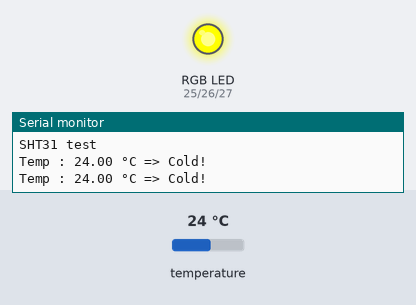
Recording of a sketch running on a simulated ESP32. On the bench: an RGB LED mixed from three pins (HIGH = lit), the last lines printed to the serial monitor. The inputs (shaded band) are chosen by the test bench; at power-on: temperature 24 °C.

Above: at 1.8 s.
1.9 s: temperature set to 27.4 °C
3.4 s: temperature set to 28.5 °C
At 5.1 s:
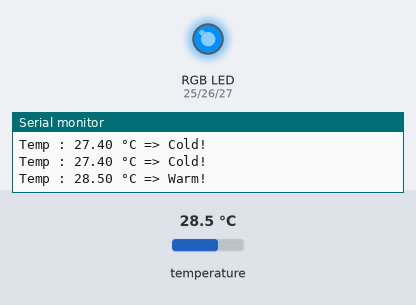
5.6 s: temperature set to 29.6 °C
At 6.9 s:
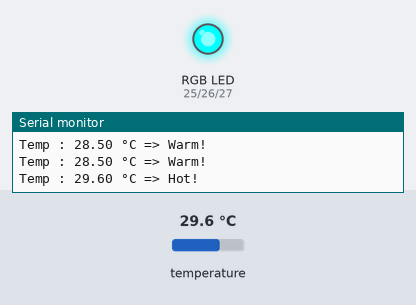
7.6 s: temperature set to 12 °C
At 8.7 s:
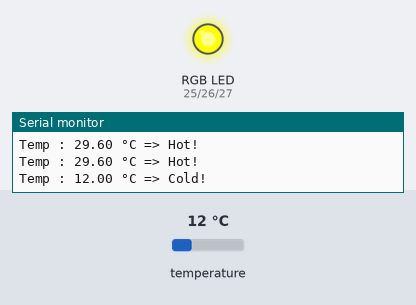
9.6 s: temperature set to 33 °C
At 10.5 s:
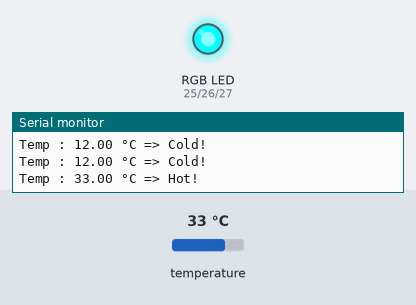
11.7 s: temperature set to 19 °C
At 13.6 s:
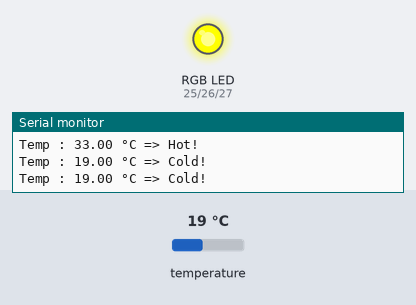
Timing chart, 0 to 14.7 s (numbered marks = the images above; inputs shaded):
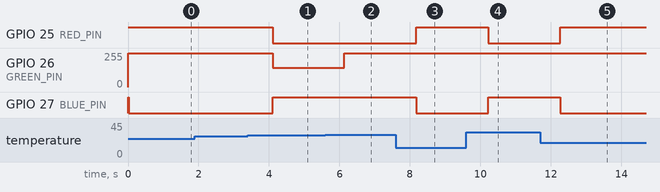

Measured:
- the behaviour switches between 28 and 28.1 °C on temperature (found by bisection; images 0 and 1)
- the behaviour switches between 29 and 29.1 °C on temperature (found by bisection; images 1 and 2)
- after the input at 3.4 s, GPIO 25 (RED_PIN): HIGH → LOW after 0.70 s; GPIO 26 (GREEN_PIN): 255/255 → 145/255 after 0.70 s; GPIO 27 (BLUE_PIN): LOW → HIGH after 0.70 s
- after the input at 5.6 s, GPIO 26 (GREEN_PIN): 145/255 → 255/255 after 0.54 s
- after the input at 7.6 s, GPIO 25 (RED_PIN): LOW → HIGH after 0.58 s; GPIO 27 (BLUE_PIN): HIGH → LOW after 0.58 s
- after the input at 9.6 s, GPIO 25 (RED_PIN): HIGH → LOW after 0.62 s; GPIO 27 (BLUE_PIN): LOW → HIGH after 0.62 s
- after the input at 11.7 s, GPIO 25 (RED_PIN): LOW → HIGH after 0.56 s; GPIO 27 (BLUE_PIN): HIGH → LOW after 0.56 s

The sketch:

LAB001-SHT31-LEDRGB.ino
```cpp
#include <Arduino.h>
#include <Wire.h>
#include "Adafruit_SHT31.h"

#define RED_PIN 25
#define GREEN_PIN 26
#define BLUE_PIN 27

#define LEDC_CHANNEL_0 0
#define LEDC_CHANNEL_1 1
#define LEDC_CHANNEL_2 2

#define LEDC_TIMER_BIT 8
#define LEDC_BASE_FREQ 5000

Adafruit_SHT31 sht31 = Adafruit_SHT31();

void setup() {
  //ledcSetup(channel, req, resolution_bits)
  ledcSetup(LEDC_CHANNEL_0, LEDC_BASE_FREQ, LEDC_TIMER_BIT);
  ledcSetup(LEDC_CHANNEL_1, LEDC_BASE_FREQ, LEDC_TIMER_BIT);
  ledcSetup(LEDC_CHANNEL_2, LEDC_BASE_FREQ, LEDC_TIMER_BIT);

  //ledcAttachPin(pin, channel)
  ledcAttachPin(RED_PIN, LEDC_CHANNEL_0);
  ledcAttachPin(GREEN_PIN, LEDC_CHANNEL_1);
  ledcAttachPin(BLUE_PIN, LEDC_CHANNEL_2);

  //ledcWrite(channel, duty)
  ledcWrite(LEDC_CHANNEL_0, 255);
  ledcWrite(LEDC_CHANNEL_1, 255);
  ledcWrite(LEDC_CHANNEL_2, 255);

  Serial.begin(115200);
  Serial.println("SHT31 test");

  if (! sht31.begin(0x44)) {    // Set to 0x45 for alternate i2c addr
    Serial.println("Couldn't find SHT31");
    while (1) delay(1);
  }
}

void loop() {
  float t = sht31.readTemperature();
  if (isnan(t)) {    // check if 'is not a number'
    Serial.println("Failed to read from SHT31 sensor!");
    return;
  }
  Serial.print("Temp : "); Serial.print(t); Serial.print(" °C ");

  if (t <= 28) {
    ctrLEDRGB(0, 0, 255);
    Serial.println("=> Cold!");
  }
  else if (t > 28 && t <= 29) {
    ctrLEDRGB(255, 109, 0);
    Serial.println("=> Warm!");
  }
  else if (t > 29) {
    ctrLEDRGB(255, 0, 0);
    Serial.println("=> Hot!");
  }
  delay(1000);
}

void ctrLEDRGB(int R, int G, int B) {
  // ledcWrite(channel, duty);
  ledcWrite(LEDC_CHANNEL_0, map(R, 255, 0, 0, 255));
  ledcWrite(LEDC_CHANNEL_1, map(G, 255, 0, 0, 255));
  ledcWrite(LEDC_CHANNEL_2, map(B, 255, 0, 0, 255));
}
```
